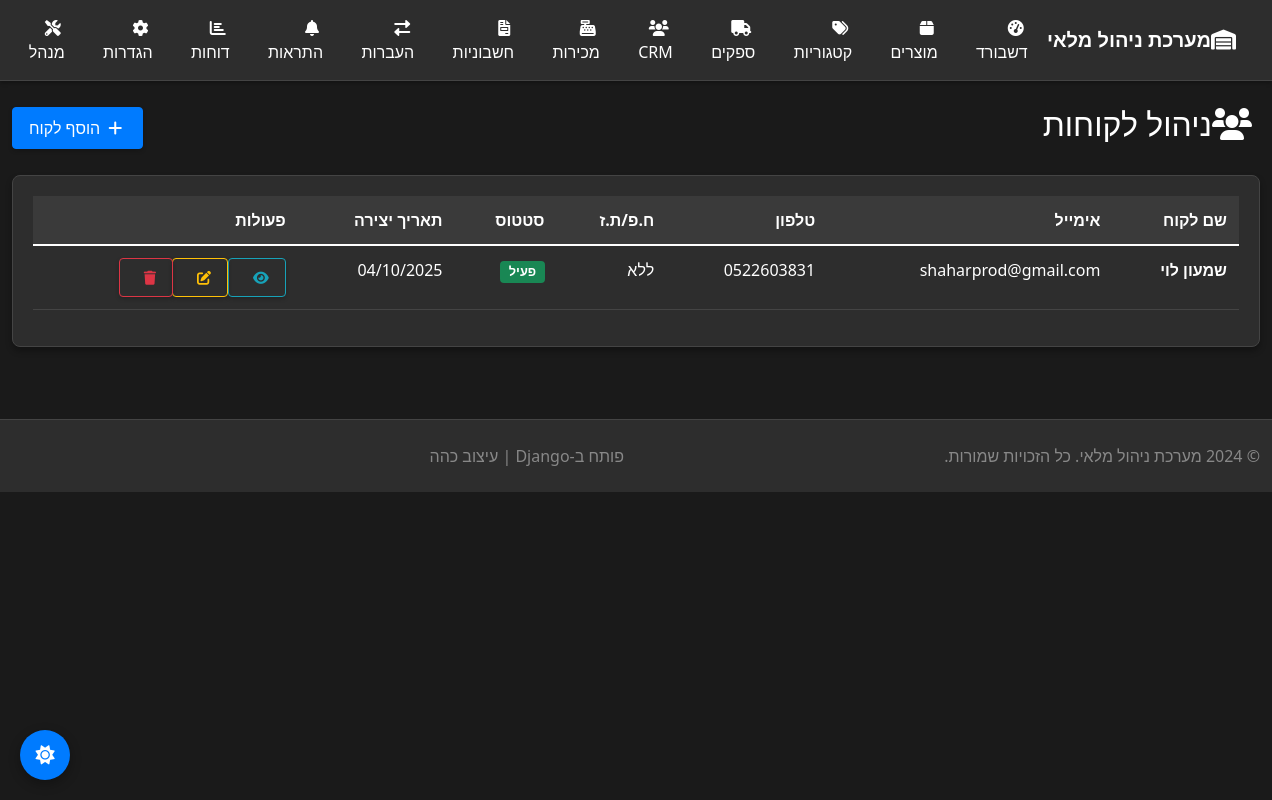
The page /inventory/crm/customers/ on the database as committed earlier.
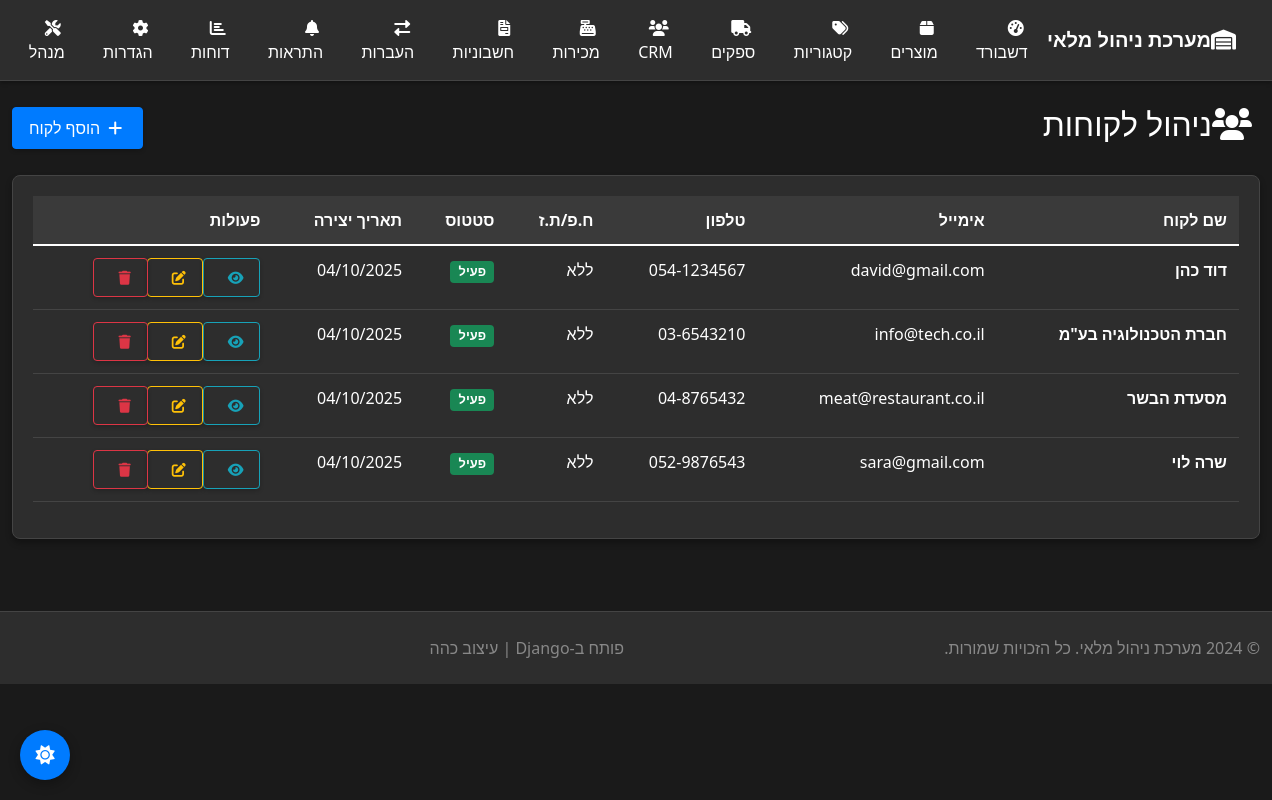
The same page on the database as committed later.
### inventory/models.py (models this page shows, shortened)
class Customer(models.Model):
    CUSTOMER_TYPE_CHOICES = [
        ('individual', 'פרטי'),
        ('business', 'עסקי'),
        ('wholesale', 'סיטונאי'),
    ]
    PRIORITY_CHOICES = [
        ('low', 'נמוכה'),
        ('medium', 'בינונית'),
        ('high', 'גבוהה'),
        ('vip', 'VIP'),
    ]
    name = models.CharField(max_length=200, verbose_name="שם לקוח")
    customer_type = models.CharField(max_length=20, choices=CUSTOMER_TYPE_CHOICES, default='individual', verbose_name="סוג לקוח")
    priority = models.CharField(max_length=20, choices=PRIORITY_CHOICES, default='medium', verbose_name="עדיפות")
    email = models.EmailField(blank=True, null=True, verbose_name="אימייל")
    phone = models.CharField(max_length=20, blank=True, null=True, verbose_name="טלפון")
    mobile = models.CharField(max_length=20, blank=True, null=True, verbose_name="נייד")
    website = models.URLField(blank=True, null=True, verbose_name="אתר אינטרנט")
    address = models.TextField(blank=True, null=True, verbose_name="כתובת")
    city = models.CharField(max_length=100, blank=True, null=True, verbose_name="עיר")
    postal_code = models.CharField(max_length=10, blank=True, null=True, verbose_name="מיקוד")
    country = models.CharField(max_length=100, default='ישראל', verbose_name="מדינה")
    tax_id = models.CharField(max_length=20, blank=True, null=True, verbose_name="ח.פ/ת.ז")
    id_number = models.CharField(max_length=20, blank=True, null=True, verbose_name="ת.ז")
    customer_code = models.CharField(max_length=20, unique=True, blank=True, null=True, verbose_name="קוד לקוח")
    credit_limit = models.DecimalField(max_digits=10, decimal_places=2, default=0, verbose_name="מגבלת אשראי")
    payment_terms = models.CharField(max_length=100, default='30 ימים', verbose_name="תנאי תשלום")
    discount_percent = models.DecimalField(max_digits=5, decimal_places=2, default=0, verbose_name="אחוז הנחה")
    total_purchases = models.DecimalField(max_digits=12, decimal_places=2, default=0, verbose_name="סה\"כ רכישות")
    last_purchase_date = models.DateTimeField(blank=True, null=True, verbose_name="רכישה אחרונה")
    total_orders = models.PositiveIntegerField(default=0, verbose_name="סה\"כ הזמנות")
    is_active = models.BooleanField(default=True, verbose_name="פעיל")
    is_vip = models.BooleanField(default=False, verbose_name="לקוח VIP")
    notes = models.TextField(blank=True, null=True, verbose_name="הערות")
    created_at = models.DateTimeField(auto_now_add=True)
    updated_at = models.DateTimeField(auto_now=True)
    created_by = models.ForeignKey(User, on_delete=models.SET_NULL, null=True, blank=True, verbose_name="נוצר על ידי")
    class Meta:
        ordering = ['name']
        verbose_name = "לקוח"
        verbose_name_plural = "לקוחות"

### inventory/views.py (the view)
# urls.py: path('crm/customers/', views.customer_list, name='customer_list'),
def customer_list(request):
    customers = Customer.objects.all()
    return render(request, 'inventory/customer_list.html', {'customers': customers})

### inventory/templates/inventory/customer_list.html (shortened to what this page needs)
{% extends 'inventory/base.html' %}
{% load static %}
{% block content %}
        <div class="row">
            <div class="col-12">
                <div class="d-flex justify-content-between align-items-center mb-4">
                    <h2><i class="fas fa-users me-2"></i>ניהול לקוחות</h2>
                    <a href="{% url 'add_customer' %}" class="btn btn-primary">
                        <i class="fas fa-plus me-1"></i>הוסף לקוח
                    </a>
                </div>
                <div class="card">
                    <div class="card-body">
                        {% if customers %}
                            <div class="table-responsive">
                                <table class="table table-hover">
                                    <thead>
                                        <tr>
                                            <th>שם לקוח</th>
                                            <th>אימייל</th>
                                            <th>טלפון</th>
                                            <th>ח.פ/ת.ז</th>
                                            <th>סטטוס</th>
                                            <th>תאריך יצירה</th>
                                            <th>פעולות</th>
                                        </tr>
                                    </thead>
                                    <tbody>
                                        {% for customer in customers %}
                                        <tr>
                                            <td>
                                                <strong>{{ customer.name }}</strong>
                                            </td>
                                            <td>{{ customer.email|default:"ללא" }}</td>
                                            <td>{{ customer.phone|default:"ללא" }}</td>
                                            <td>{{ customer.tax_id|default:"ללא" }}</td>
                                            <td>
                                                <span class="badge bg-{% if customer.is_active %}success{% else %}danger{% endif %}">
                                                    {% if customer.is_active %}פעיל{% else %}לא פעיל{% endif %}
                                                </span>
                                            </td>
                                            <td>{{ customer.created_at|date:"d/m/Y" }}</td>
                                            <td>
                                                <div class="btn-group btn-group-sm">
                                                    <a href="{% url 'customer_detail' customer.pk %}" class="btn btn-outline-info" title="צפה">
                                                        <i class="fas fa-eye"></i>
                                                    </a>
                                                    <a href="{% url 'edit_customer' customer.pk %}" class="btn btn-outline-warning" title="ערוך">
                                                        <i class="fas fa-edit"></i>
                                                    </a>
                                                    <a href="{% url 'delete_customer' customer.pk %}" class="btn btn-outline-danger" title="מחק">
                                                        <i class="fas fa-trash"></i>
                                                    </a>
                                                </div>
                                            </td>
                                        </tr>
                                        {% endfor %}
                                    </tbody>
                                </table>
                            </div>
                        {% else %}
                            <div class="alert alert-info text-center">
                                <i class="fas fa-info-circle me-2"></i>
                                לא נמצאו לקוחות
                            </div>
                        {% endif %}
                    </div>
                </div>
            </div>
        </div>
{% endblock %}

Rows that differ between the two databases and show on the page:
removed Customer: name "שמעון לוי", email "shaharprod@gmail.com", phone "0522603831", tax_id "ללא", is_active "פעיל", created_at "04/10/2025"
added Customer: name "דוד כהן", email "david@gmail.com", phone "054-1234567", tax_id "ללא", is_active "פעיל", created_at "04/10/2025"
added Customer: name "חברת הטכנולוגיה בע\"מ", email "info@tech.co.il", phone "03-6543210", tax_id "ללא", is_active "פעיל", created_at "04/10/2025"
added Customer: name "מסעדת הבשר", email "meat@restaurant.co.il", phone "04-8765432", tax_id "ללא", is_active "פעיל", created_at "04/10/2025"
added Customer: name "שרה לוי", email "sara@gmail.com", phone "052-9876543", tax_id "ללא", is_active "פעיל", created_at "04/10/2025"
